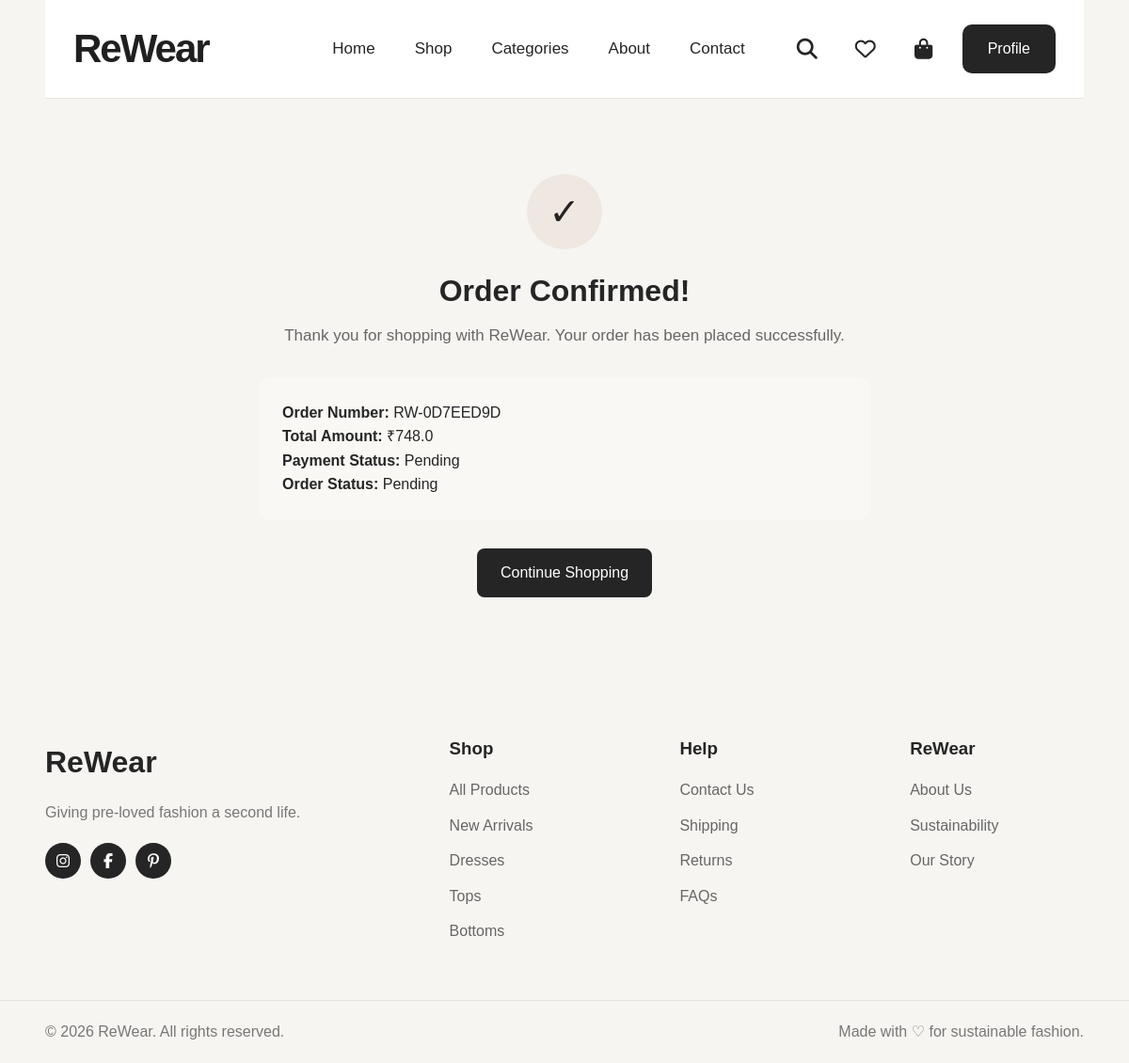
Screenshot of /order-success/RW-0D7EED9D (signed in) with the database file from the repository.
### models/order.py (models this page shows, shortened)
class Order(db.Model):
    __tablename__ = "orders"
    id = db.Column(db.Integer, primary_key=True)
    order_number = db.Column(
        db.String(50),
        unique=True,
        nullable=False
    )
    user_id = db.Column(
        db.Integer,
        db.ForeignKey("users.id"),
        nullable=False
    )
    total_amount = db.Column(
        db.Float,
        nullable=False
    )
    shipping_fee = db.Column(
        db.Float,
        default=0,
        nullable=False
    )
    status = db.Column(
        db.String(50),
        default="Pending",
        nullable=False
    )
    created_at = db.Column(
        db.DateTime,
        server_default=db.func.now()
    )
    full_name = db.Column(
        db.String(100),
        nullable=False
    )
    phone = db.Column(
        db.String(20),
        nullable=False
    )
    address = db.Column(
        db.String(300),
        nullable=False
    )
    city = db.Column(
        db.String(100),
        nullable=False
    )
    state = db.Column(
        db.String(100),
        nullable=False
    )
    pincode = db.Column(
        db.String(10),
        nullable=False
    )
    user = db.relationship(
        "User",
        back_populates="orders"
    )
    items = db.relationship(
        "OrderItem",
        back_populates="order",
        cascade="all, delete-orphan"
    )

### routes/checkout.py (the view)
@checkout_bp.route("/order-success/<order_number>")
@login_required
def order_success(order_number):
    order = Order.query.filter_by(
        order_number=order_number,
        user_id=current_user.id
    ).first_or_404()
    return render_template(
        "order_success.html",
        order=order
    )

### templates/order_success.html (shortened to what this page needs)
{% extends "base.html" %}
{% block content %}
<div class="container">
    <div style="
        max-width: 650px;
        margin: 80px auto;
        text-align: center;
    ">
        <div style="
            width: 80px;
            height: 80px;
            margin: 0 auto 25px;
            border-radius: 50%;
            background: #eee8e1;
            display: flex;
            align-items: center;
            justify-content: center;
            font-size: 40px;
        ">
            ✓
        </div>
        <h1>
            Order Confirmed!
        </h1>
        <p style="
            color: #666;
            font-size: 17px;
            margin: 15px 0;
        ">
            Thank you for shopping with ReWear.
            Your order has been placed successfully.
        </p>
        <div style="
            background: #faf8f5;
            border-radius: 14px;
            padding: 25px;
            margin: 30px 0;
            text-align: left;
        ">
            <p>
                <strong>Order Number:</strong>
                {{ order.order_number }}
            </p>
            <p>
                <strong>Total Amount:</strong>
                ₹{{ order.total_amount }}
            </p>
            <p>
                <strong>Payment Status:</strong>
                Pending
            </p>
            <p>
                <strong>Order Status:</strong>
                {{ order.status }}
            </p>
        </div>
        <a
            href="/shop"
            style="
                display: inline-block;
                padding: 13px 25px;
                background: #252525;
                color: white;
                text-decoration: none;
                border-radius: 8px;
            "
        >
            Continue Shopping
        </a>
    </div>
</div>
{% endblock %}

### static/css/style.css (style rules this page uses)
* { margin: 0; padding: 0; box-sizing: border-box; }
html { scroll-behavior: smooth; }
body { font-family: Arial, Helvetica, sans-serif; background: #f7f5f1; color: #252525; line-height: 1.6; }
a { color: inherit; text-decoration: none; }
.container { width: min(92%, 1660px); margin: 0 auto; }
h1, h2, h3 { line-height: 1.2; }

### rows the page displays
Order: order_number "RW-0D7EED9D", total_amount "748.0", status "Pending"
